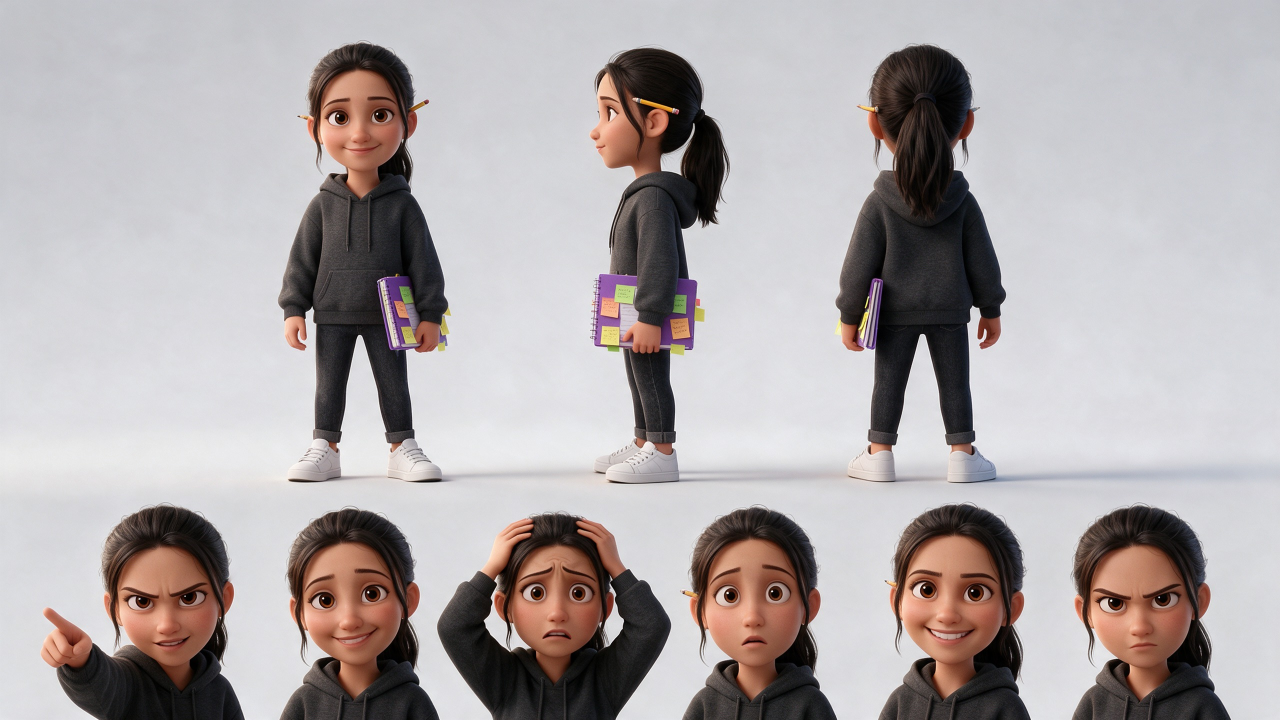
#> input picture studio/mrani-family/characters/aziza/model-sheet-A.jpg, 2560 x 1440 px (shown at 1/2 size)
$ python -i build_video.py   (imports and definitions only)
#> lines starting #> are read from the running program, lines starting #| are printed output that depends on the picture
# "Tidy Team!" music video: animated clips cut to the song, karaoke lyrics, counting pops, end card.
# usage: python3 build_video.py [preview_seconds...]
import json, os, sys, math, subprocess, re, numpy as np
from multiprocessing import Pool
from PIL import Image, ImageDraw, ImageFont, ImageEnhance
HERE = os.path.dirname(os.path.abspath(__file__)); W, H, FPS = 1920, 1080, 24
# [1 line not run here, left out]
FONT = f"{ART}/fonts/lilita-one-latin-400-normal.woff"; NAVY = (27, 58, 143)
SONG = f"{HERE}/tidy-team-song-v1.mp3"; SONG_LEN = 148.9
EP1CLIPS = f"{HERE}/../../ep01/anim/clips"

# ---------- edit decision list (song seconds) ----------
EDL = [  # t0, t1, clip, start offset in clip
 (0.0, 5.6, "intro_messy", 0), (5.6, 11.6, "ready", 0),
 (11.6, 16.6, "dance_a", 0), (16.6, 21.4, "dance_b", 0), (21.4, 25.4, "dance_a", 1.0), (25.4, 29.9, "dance_b", .5),
 (29.9, 34.4, "ready", 1.5),
 (34.4, 39.4, "aziza_books", 0), (39.4, 43.0, "dance_a", 2.0), (43.0, 48.2, "aziza_books", 2.5), (48.2, 52.6, "dance_b", 1.0),
 (52.6, 57.6, "amir_basket", 0), (57.6, 61.0, "dance_a", 3.0), (61.0, 66.0, "amir_basket", 0), (66.0, 74.0, "dance_b", 0),
 (74.0, 79.0, "abd_crumbs", 0), (79.0, 82.5, "dance_a", 1.5), (82.5, 87.6, "abd_crumbs", 0), (87.6, 91.0, "abd_crumbs", 2.5),
 (91.0, 95.0, "dance_b", 2.0),
 (95.0, 100.0, "hicham_blocks", 0), (100.0, 104.0, "dance_a", 0.5), (104.0, 108.6, "hicham_blocks", 0), (108.6, 112.3, "ready", 0),
 (112.3, 117.3, "highfive", 0), (117.3, 122.3, "counting", 0), (122.3, 128.5, "final_dance", 0),
 (128.5, 133.5, "dance_a", 0), (133.5, 138.5, "highfive", 0), (138.5, 143.5, "dance_b", 0), (143.5, 149.0, "final_dance", 0),
 (149.0, 152.4, "EP1:hicham_false", 0), (152.4, 158.4, "ENDCARD", 0),
]
SONG_END = 158.4
# ---------- character introduction (before the song) ----------
INTRO = 8.0
INTRO_SEGS = [(0.0, 2.0, "aziza_books", 3.0, "AZIZA", "The Tidy Team Leader", (168, 107, 255)),
              (2.0, 4.0, "abd_crumbs", 3.4, "ABDEL-HAMID", "The Sleepy Genius", (255, 216, 77)),
              (4.0, 6.0, "amir_basket", 0.8, "AMIR", "The Football Star", (255, 138, 31)),
              (6.0, 8.0, "hicham_blocks", 3.2, "HICHAM", "The Little Hacker", (79, 195, 255))]
END = SONG_END + INTRO
# ---------- karaoke lyrics from the word timings (with ASR fixes) ----------
FIX = {"hammer": "Amir", "grow": "go", "Tablets": "Tablet's"}
# [1 line not run here, left out]
LINES = []
# [8 lines not run here, left out]
COUNT = [(w[1], w[0]) for l in LINES if "count" in " ".join(x[0] for x in l[2]).lower() or "five" in " ".join(x[0] for x in l[2]).lower()
         for w in [(x[0].strip(",.!").lower(), x[1]) for x in l[2]] if w[0] in ("one", "two", "three", "four", "five")]
COUNT = [(t, w) for t, w in COUNT if 116 < t < 122]          # only the bridge count gets big numbers
NUMCOL = {"one": (255, 93, 143), "two": (255, 138, 31), "three": (255, 216, 77), "four": (79, 195, 255), "five": (168, 107, 255)}

_cl = {}
ALIAS = {"final_dance": "dance_b"}   # stand-in until the Kling 4.0 finale shot is ready
# [10 lines left out: function frames, not called in this run]
def ease(x): x = min(1, max(0, x)); return x * x * (3 - 2 * x)
_f = {}
def font(sz):
    if sz not in _f: _f[sz] = ImageFont.truetype(FONT, sz)
    return _f[sz]
# [1 line that did not run here, left out]
END_BG = None

# [86 lines left out: functions karaoke, song_frame, intro_frame, not called in this run]

def frame(i):
    t = i / FPS
    return intro_frame(t) if t < INTRO else song_frame(t - INTRO)

# [33 lines left out: functions chunk, audio, not called in this run]

# [12 lines not run here, left out]

>>> import cv2
>>> picture = cv2.imread('../../characters/aziza/model-sheet-A.jpg', cv2.IMREAD_GRAYSCALE)
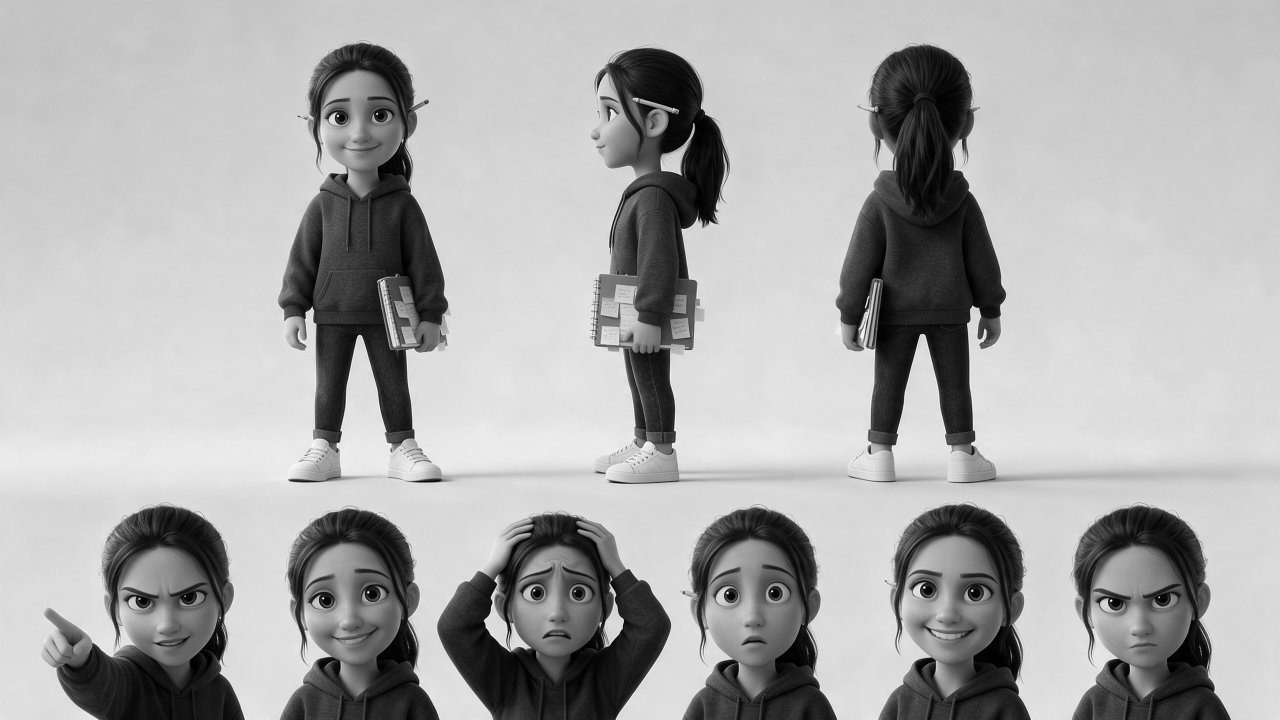
#> picture: shape (1440, 2560) (shown at 1/2 size); min 0, max 255, mean 169.4
>>> result = frame(picture)
#> (the run stopped early here; a loop or call above may not have finished)
